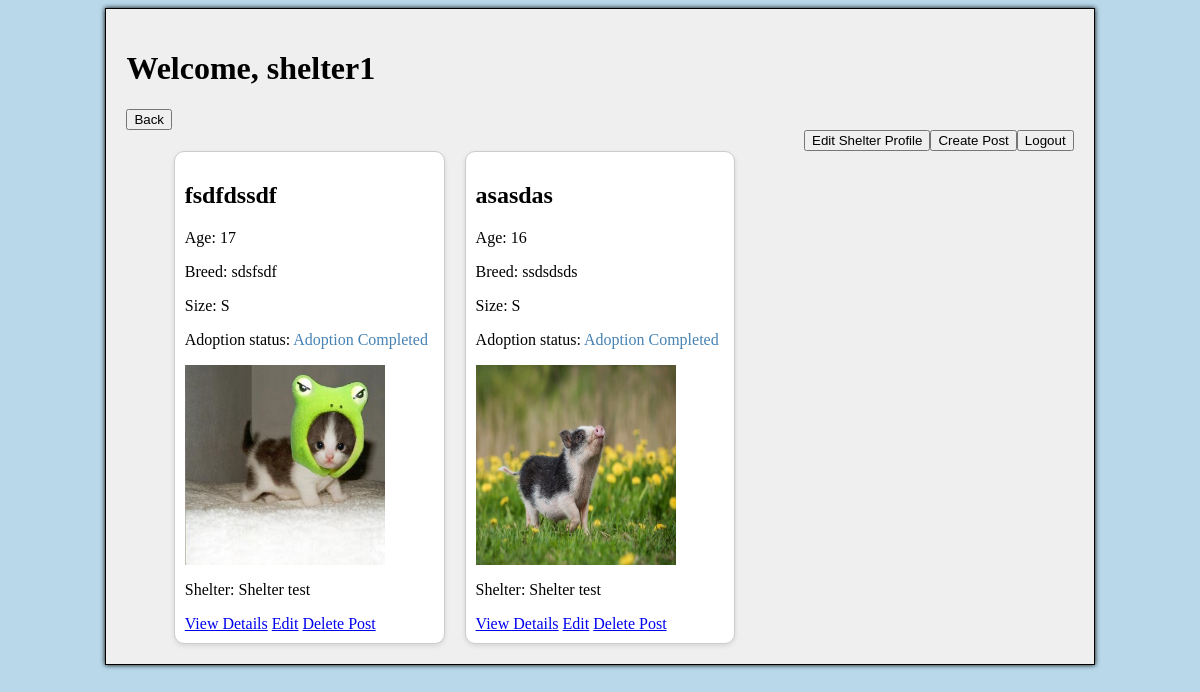
/archive/ (signed in), run on the app's committed database.
### gui/models.py (models this page shows, shortened)
class CustomUser(AbstractUser):
    ROLE_CHOICES = (
        ('ordinary', 'Ordinary User'),
        ('shelter', 'Shelter'),
    )
    role = models.CharField(max_length=10, choices=ROLE_CHOICES, default='ordinary')
    registration_code = models.CharField(max_length=100,  blank=True, null=True)

class DogAdoptionPost(models.Model):
    GENDER_CHOICES = [
        ('male', 'Male'),
        ('female', 'Female'),
    ]
    SIZE_CHOICES = [
        ('XS', 'Extra Small'),
        ('S', 'Small'),
        ('M', 'Medium'),
        ('L', 'Large'),
        ('XL', 'Extra Large'),
    ]
    ADOPTION_STAGE_CHOICES = [
        ('active', 'Active'),
        ('in_process', 'In Process'),
        ('completed', 'Completed'),
    ]
    name = models.CharField(max_length=255)
    age = models.PositiveIntegerField()
    gender = models.CharField(max_length=6, choices=GENDER_CHOICES)
    breed = models.CharField(max_length=255)
    description = models.TextField(blank=True)
    shelter = models.ForeignKey(Shelter, on_delete=models.CASCADE, null=True)
    image = models.ImageField(upload_to='dogs/', blank=True, null=True)
    size = models.CharField(max_length=2, choices=SIZE_CHOICES, default='M')
    adoption_stage = models.CharField(max_length=20, choices=ADOPTION_STAGE_CHOICES, default='active')

class Shelter(models.Model):
    user = models.OneToOneField(get_user_model(), on_delete=models.CASCADE, related_name='shelter', limit_choices_to={'role': 'shelter'}, null=True)
    name = models.CharField(max_length=255)
    working_hours = models.TextField()
    phone = models.CharField(max_length=20)
    address = models.CharField(max_length=255, default='')
    latitude = models.FloatField(default=0.0)
    longitude = models.FloatField(default=0.0)

### gui/views.py (the view)
# urls.py: path('archive/', archive_page, name='archive_page'),
@login_required(login_url='/register-login')
def archive_page(request):
    archived_dogs = DogAdoptionPost.objects.filter(adoption_stage='completed')
    return render(request, 'archive_page.html', {'archived_dogs': archived_dogs})

### gui/templates/archive_page.html (shortened to what this page needs)
{% extends "base_content.html" %}
{% load static %}
{% block content %}
    <h1>Welcome, {{ request.user.username }}</h1>
    <button onclick="history.back();">Back</button>
    <form action="{% url 'logout' %}" method="post">
        <button type="submit" class="float-right">Logout</button>
    </form>
{% if request.user.role == 'shelter' %}
<form action="{% url 'create_post' %}" method="get" >
    <button type="submit" class="float-right">Create Post</button>
</form>
<form action="{% url 'edit_shelter' request.user.shelter.id %}" method="get">
    <button type="submit" class="float-right">Edit Shelter Profile</button>
</form>
{% endif %}
<div class="dog-container">
    {% for dog in archived_dogs %}
    <div class="dog-item">
        <h2>{{ dog.name }}</h2>
        <p>Age: {{ dog.age }}</p>
        <p>Breed: {{ dog.breed }}</p>
        <p>Size: {{ dog.size }}</p>
        <p>Adoption status:
            <span style="{% if dog.adoption_stage == 'active' %}color:limegreen;
                         {% elif dog.adoption_stage == 'in_process' %}color:darkorange;
                         {% elif dog.adoption_stage == 'completed' %}color:steelblue;{% endif %}">
                {% if dog.adoption_stage == 'active' %}
                    Available for Adoption
                {% elif dog.adoption_stage == 'in_process' %}
                    Adoption in Progress
                {% elif dog.adoption_stage == 'completed' %}
                    Adoption Completed
                {% else %}
                    Unknown Status
                {% endif %}
            </span>
        </p>
        <div class="dog-image">
            {% if dog.image %}
                <img src="{{ dog.image.url }}" style="width: 200px; height: 200px;">
            {% else %}
                <img src="{% static 'dog_silhouette.jpg' %}" style="width: 200px; height: 200px;">
            {% endif %}
        </div>
        <p>Shelter: {{ dog.shelter.name }}</p>
        <a href="{% url 'dog_details' pk=dog.pk %}">View Details</a>
        {% if request.user.is_authenticated and request.user.role == 'shelter' and dog.shelter.user == request.user %}
            <a href="{% url 'edit_post' dog.pk %}">Edit</a>
            <a href="{% url 'delete_post' dog.pk %}">Delete Post</a>
        {% endif %}
    </div>
    {% endfor %}
</div>
{% endblock %}

### gui/static/generic.css (style rules this page uses)
body { background-color: #b9d9eb; }
.float-right { float: right; }
.dog-container { display: grid; grid-template-columns: repeat(auto-fill, minmax(250px, 1fr)); gap: 20px; width: 90%; margin: 0 auto; }
.dog-item { background-color: white; border: 1px solid #ccc; border-radius: 10px; padding: 10px; box-shadow: 0 2px 5px rgba(0,0,0,0.1); align-items: center; }
.dog-image { width: 100%; height: 100%; border-radius: 10px; max-width: 200px; max-height: 200px; }

### data on the page
CustomUser: user.username "shelter1"
DogAdoptionPost: name "fsdfdssdf", age "17", breed "sdsfsdf", size "S", adoption_stage "Adoption Completed", image (picture), shelter.name "Shelter test", shows "Edit"
DogAdoptionPost: name "asasdas", age "16", breed "ssdsdsds", size "S", adoption_stage "Adoption Completed", image (picture), shelter.name "Shelter test", shows "Edit"
